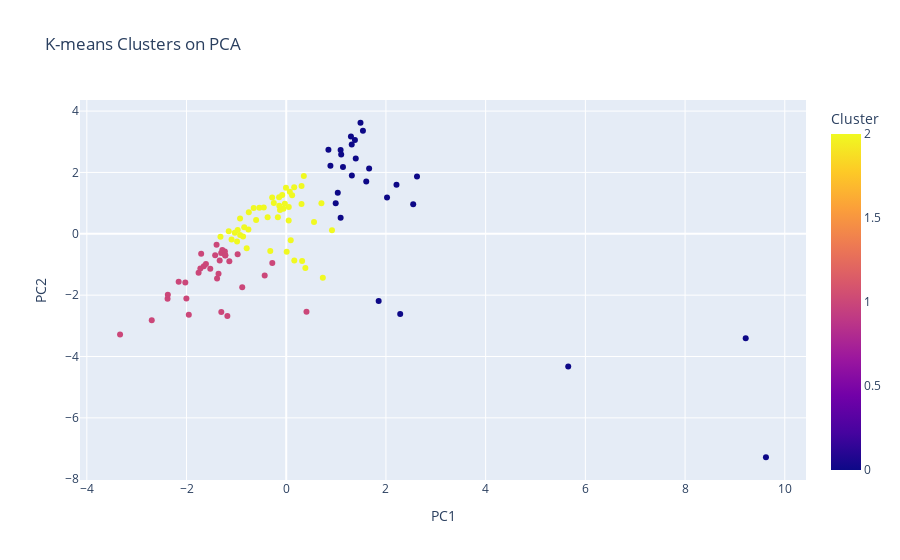

Write notebook code for a chart like this one.
### Code cell
k = 3
kmeans = KMeans(n_clusters=k, random_state=42)
df_pca['Cluster'] = kmeans.fit_predict(df_pca[['PC1', 'PC2']])

# 3. Visualize clusters
fig = px.scatter(df_pca, x='PC1', y='PC2', color='Cluster', 
                 hover_data=['Country Code'] if 'Country Code' in df_pca.columns else None,
                 title='K-means Clusters on PCA')
fig.show()

### Figure 1 — Plotly figure (JSON) as saved in the notebook; plotly's stock layout.template omitted (floating-point values rounded to 4 significant figures)
{"data": [{"customdata": [["AFG"], ["AGO"], ["ARE"], ["ARG"], ["ARM"], ["ATG"], ["AUS"], ["AUT"], ["BEL"], ["BEN"], ["BGD"], ["BGR"], ["BHR"], ["BIH"], ["BLR"], ["BOL"], ["BRA"], ["BTN"], ["BWA"], ["CAF"], ["CAN"], ["CHE"], ["CHL"], ["CHN"], ["CMR"], ["COG"], ["CRI"], ["CYP"], ["CZE"], ["DEU"], ["DNK"], ["DOM"], ["EGY"], ["ESP"], ["EST"], ["FIN"], ["FJI"], ["GAB"], ["GBR"], ["GEO"], ["GHA"], ["GIN"], ["GRC"], ["GRD"], ["GTM"], ["HKG"], ["HND"], ["HRV"], ["HUN"], ["IDN"], ["IND"], ["IRL"], ["IRN"], ["IRQ"], ["ISL"], ["ISR"], ["ITA"], ["JAM"], ["JPN"], ["KAZ"], ["KGZ"], ["KOR"], ["KWT"], ["LKA"], ["LTU"], ["LUX"], ["LVA"], ["MDA"], ["MEX"], ["MKD"], ["MLT"], ["MNE"], ["MUS"], ["MYS"], ["NAM"], ["NGA"], ["NIC"], ["NLD"], ["NOR"], ["OMN"], ["PER"], ["PHL"], ["POL"], ["PRT"], ["PRY"], ["ROU"], ["RUS"], ["RWA"], ["SAU"], ["SLV"], ["SRB"], ["SVN"], ["SWE"], ["TGO"], ["THA"], ["TJK"], ["TTO"], ["TUR"], ["UKR"], ["URY"], ["USA"], ["UZB"], ["VNM"], ["ZAF"]], "hovertemplate": "PC1=%{x}<br>PC2=%{y}<br>Country Code=%{customdata[0]}<br>Cluster=%{marker.color}<extra></extra>", "legendgroup": "", "marker": {"color": [1, 1, 0, 1, 1, 2, 0, 0, 0, 1, 1, 2, 2, 2, 1, 1, 0, 2, 2, 1, 0, 0, 2, 0, 1, 1, 2, 2, 2, 0, 0, 2, 1, 0, 2, 0, 2, 1, 0, 2, 1, 1, 2, 2, 1, 0, 1, 2, 2, 2, 0, 0, 1, 1, 0, 2, 2, 2, 0, 2, 1, 0, 2, 1, 2, 0, 2, 1, 0, 2, 2, 2, 2, 2, 1, 1, 1, 0, 0, 2, 2, 2, 0, 2, 2, 2, 1, 1, 2, 1, 2, 2, 0, 1, 2, 1, 2, 2, 1, 2, 0, 1, 2, 2], "coloraxis": "coloraxis", "symbol": "circle"}, "mode": "markers", "name": "", "orientation": "v", "showlegend": false, "type": "scatter", "x": [-2.698, -2.003, 1.605, -0.2799, -1.305, -0.5391, 1.394, 0.8865, 1.316, -1.654, -1.387, -0.3736, -0.02796, -0.987, -1.358, -1.524, 5.656, -1.153, -0.7511, -3.334, 1.662, 1.538, 0.04916, 9.622, -2.381, -2.024, -0.4507, -0.143, 0.3069, 2.211, 1.314, -0.8662, -0.4323, 0.9924, 0.3524, 1.09, -1.319, -1.426, 2.022, -0.7589, -1.141, -2.375, 0.05088, -0.9262, -0.9747, 1.138, -1.225, -0.2496, -0.125, 0.734, 2.286, 1.378, -1.181, -1.302, 0.8463, 0.3064, 0.7054, -1.032, 2.547, -0.7933, -1.61, 1.034, -0.05647, -1.335, 0.1594, 1.489, 0.07146, -1.282, 1.854, -0.6047, -0.005659, -0.8426, -0.6525, 0.5574, -1.398, -1.954, -1.723, 2.623, 1.298, -0.1396, -0.3203, 0.1616, 1.091, 0.1178, -1.097, -0.1679, 0.4059, -1.706, 0.9176, -1.231, -0.9256, -0.08056, 1.102, -2.158, 0.08998, -1.758, -0.9741, 0.3836, -0.8827, -0.2822, 9.217, -1.22, 0.008788, 0.3185], "xaxis": "x", "y": [-2.817, -2.105, 1.705, -0.9522, -0.6275, 0.853, 2.458, 2.219, 1.9, -1.061, -1.454, 0.5417, 0.981, -0.2485, -1.304, -1.137, -4.327, 0.08346, 0.7064, -3.281, 2.132, 3.361, 0.4374, -7.284, -2.12, -1.586, 0.8536, 1.195, 1.56, 1.599, 2.912, -0.09175, -1.363, 0.9997, 1.888, 2.733, -0.0978, -0.7005, 1.187, 0.143, -0.8978, -1.986, 0.8707, 0.5026, -0.6632, 2.175, -0.7066, 1.002, 0.7733, -1.429, -2.611, 3.057, -2.68, -2.546, 2.74, 0.9704, 0.9951, 0.0303, 0.9642, -0.4686, -0.9877, 1.337, 0.8206, -0.8696, 1.52, 3.62, 1.375, -0.5283, -2.191, 0.4526, 1.5, 0.2119, 0.8445, 0.3821, -0.3545, -2.642, -1.13, 1.871, 3.175, 0.9114, -0.5598, -0.8664, 0.5216, 1.253, -0.1856, 0.5431, -2.543, -0.6512, 0.1171, -0.5737, -0.03693, 1.265, 2.585, -1.566, -0.2139, -1.27, 0.1273, -1.111, -1.746, 1.183, -3.403, -0.6998, -0.582, -0.8875], "yaxis": "y"}], "layout": {"coloraxis": {"colorbar": {"title": {"text": "Cluster"}}, "colorscale": [[0, "#0d0887"], [0.1111, "#46039f"], [0.2222, "#7201a8"], [0.3333, "#9c179e"], [0.4444, "#bd3786"], [0.5556, "#d8576b"], [0.6667, "#ed7953"], [0.7778, "#fb9f3a"], [0.8889, "#fdca26"], [1, "#f0f921"]]}, "legend": {"tracegroupgap": 0}, "title": {"text": "K-means Clusters on PCA"}, "xaxis": {"anchor": "y", "domain": [0, 1], "title": {"text": "PC1"}}, "yaxis": {"anchor": "x", "domain": [0, 1], "title": {"text": "PC2"}}}}
